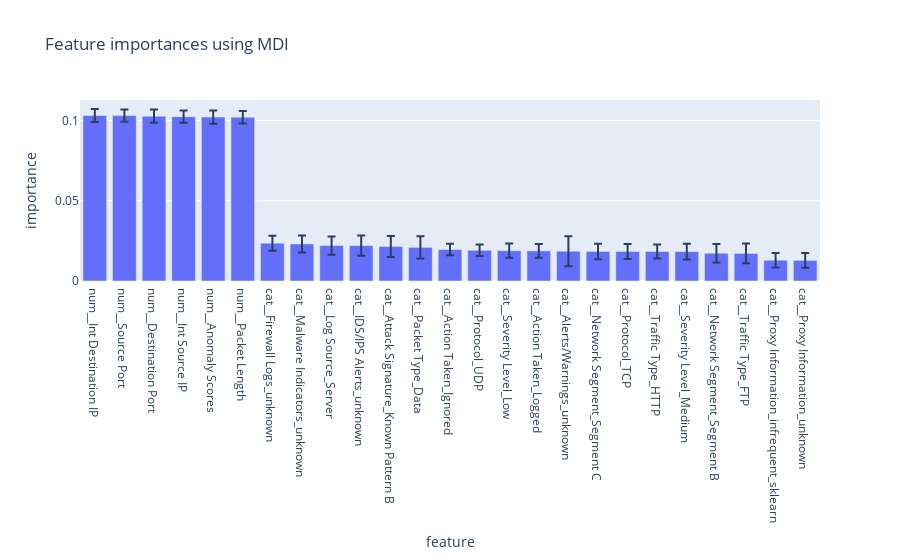

The cell this chart's notebook holds for it:
### Markdown cell above
### Feature Importance

### Code cell
importances = cstr_model.named_steps['classifier'].feature_importances_
std = np.std([tree.feature_importances_ for tree in cstr_model.named_steps['classifier'].estimators_], axis=0)
feature_names = [f"{x}" for x in cstr_model.named_steps["preprocessor"].get_feature_names_out()]
forest_importances = pd.DataFrame({"feature": feature_names, "importance": importances, "std": std}).sort_values("importance", ascending=False)

fig = px.bar(forest_importances[forest_importances["importance"] > 0.01],x="feature",y="importance", error_y="std", title="Feature importances using MDI")
fig.show()

### Figure 1 — Plotly figure (JSON) as saved in the notebook; plotly's stock layout.template omitted (floating-point values rounded to 4 significant figures)
{"data": [{"error_y": {"array": [0.004031, 0.003865, 0.004067, 0.003817, 0.004158, 0.003902, 0.004671, 0.005285, 0.0057, 0.006314, 0.006572, 0.006967, 0.003579, 0.003606, 0.004454, 0.004302, 0.009346, 0.004795, 0.004704, 0.004331, 0.0049, 0.005721, 0.006157, 0.00453, 0.004541]}, "hovertemplate": "feature=%{x}<br>importance=%{y}<extra></extra>", "legendgroup": "", "marker": {"color": "#636efa", "pattern": {"shape": ""}}, "name": "", "orientation": "v", "showlegend": false, "textposition": "auto", "type": "bar", "x": ["num__Int Destination IP", "num__Source Port", "num__Destination Port", "num__Int Source IP", "num__Anomaly Scores", "num__Packet Length", "cat__Firewall Logs_unknown", "cat__Malware Indicators_unknown", "cat__Log Source_Server", "cat__IDS/IPS Alerts_unknown", "cat__Attack Signature_Known Pattern B", "cat__Packet Type_Data", "cat__Action Taken_Ignored", "cat__Protocol_UDP", "cat__Severity Level_Low", "cat__Action Taken_Logged", "cat__Alerts/Warnings_unknown", "cat__Network Segment_Segment C", "cat__Protocol_TCP", "cat__Traffic Type_HTTP", "cat__Severity Level_Medium", "cat__Network Segment_Segment B", "cat__Traffic Type_FTP", "cat__Proxy Information_infrequent_sklearn", "cat__Proxy Information_unknown"], "xaxis": "x", "y": [0.103, 0.103, 0.1026, 0.1023, 0.1021, 0.102, 0.02356, 0.02307, 0.02207, 0.02203, 0.02151, 0.02095, 0.01958, 0.01911, 0.01887, 0.01877, 0.01854, 0.01839, 0.01839, 0.01836, 0.01831, 0.01728, 0.01716, 0.01292, 0.01285], "yaxis": "y"}], "layout": {"barmode": "relative", "legend": {"tracegroupgap": 0}, "title": {"text": "Feature importances using MDI"}, "xaxis": {"anchor": "y", "domain": [0, 1], "title": {"text": "feature"}}, "yaxis": {"anchor": "x", "domain": [0, 1], "title": {"text": "importance"}}}}
